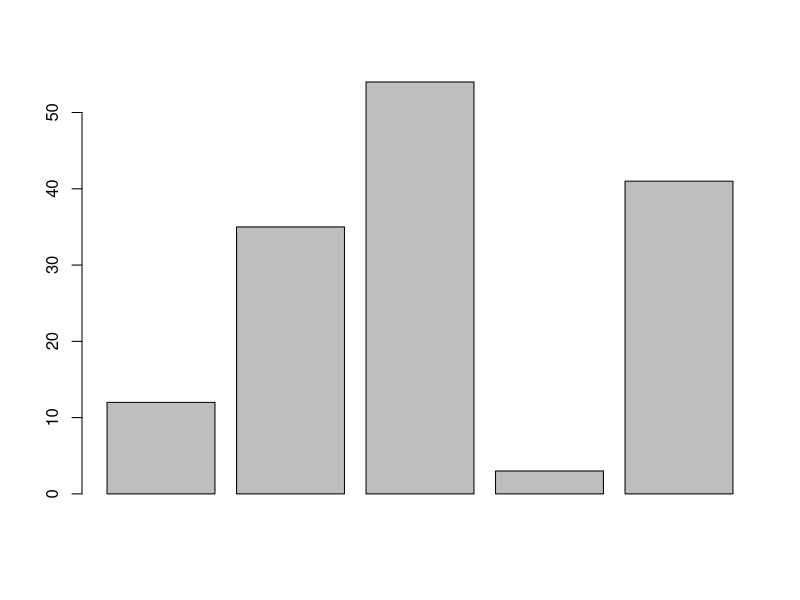

Reproduce this figure in R.
# Creating the data for Bar chart  
h<- c(12,35,54,3,41)  
# Giving the chart file a name  
png(file = "bar_chart.png")  
# Plotting the bar chart   
barplot(h)  
# Saving the file  
dev.off()  
